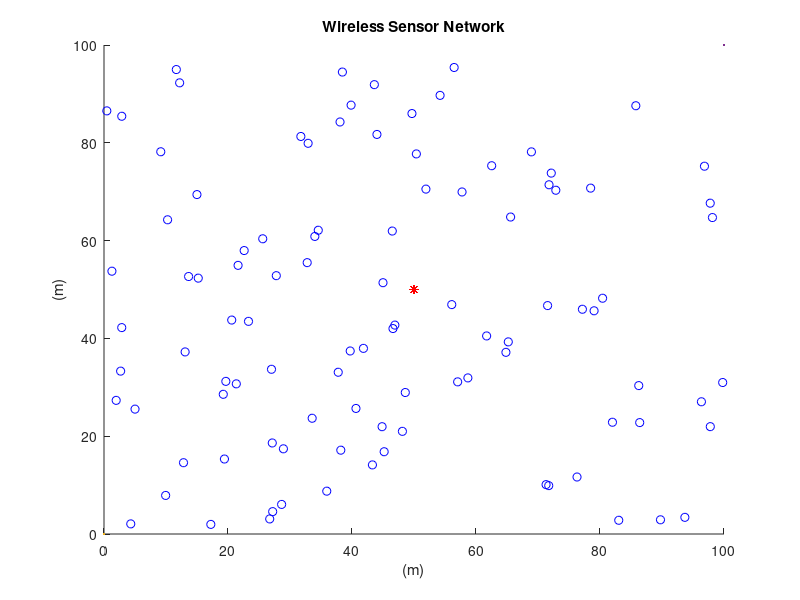
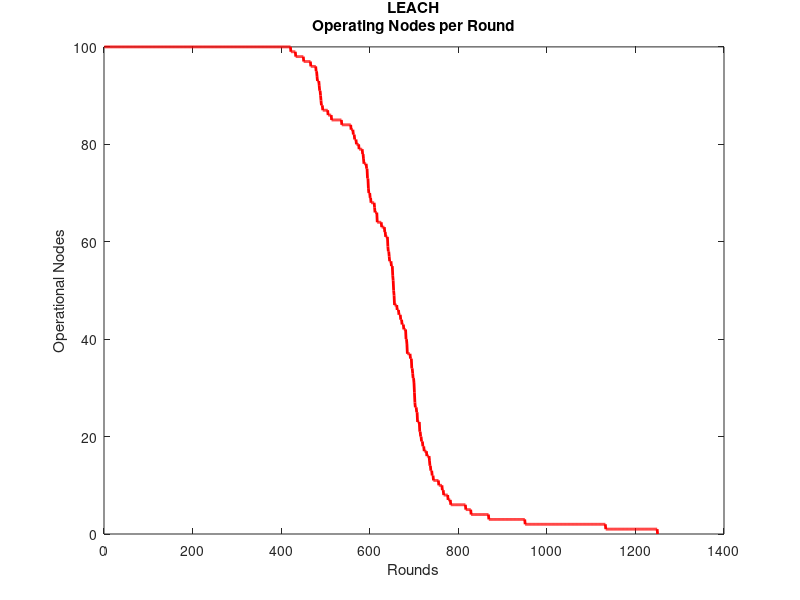
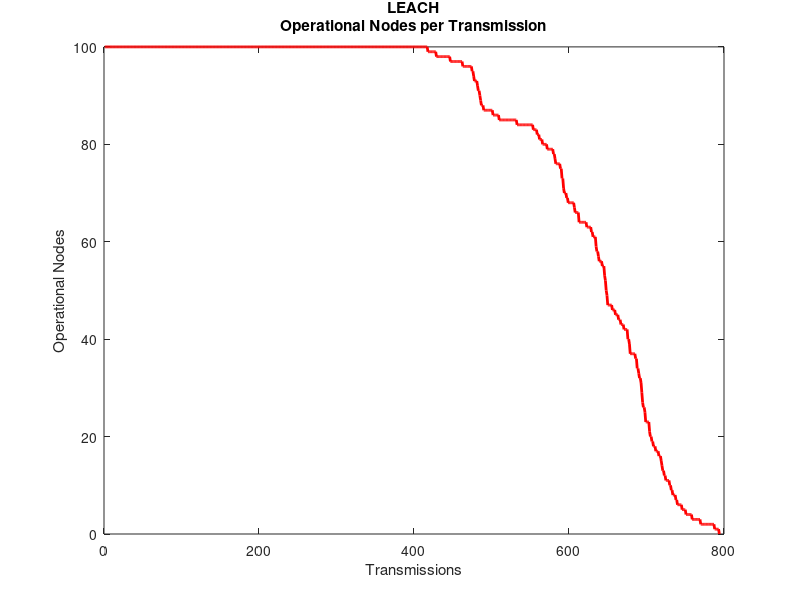
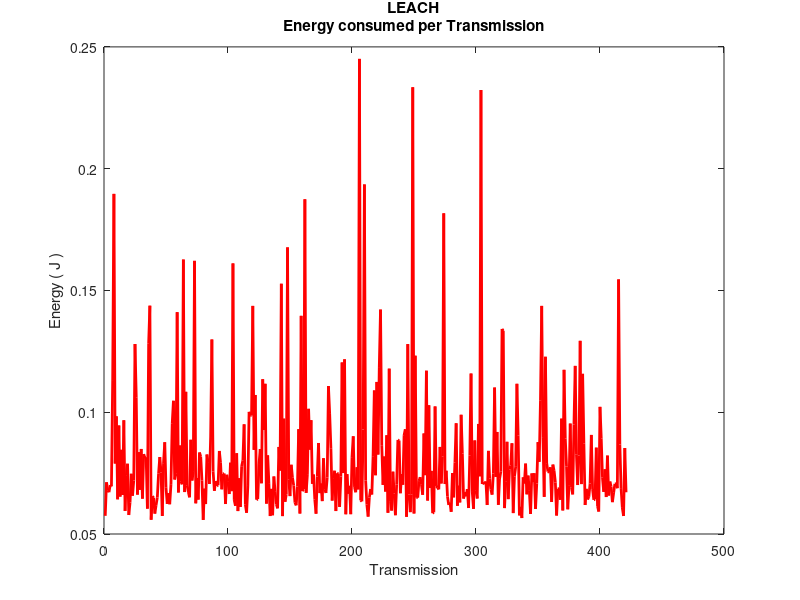

Write MATLAB code to recreate these figures, in order.
%%%%%%%%%%%%%%%%%%%%%%%%%%%%%%%%%%%%%%%%%%%%%%%%%%%%%%%%%%%%%%%%%%%%%%%%
%                          LEACH Protocol                              %
%                          Part of Thesis:                             %
%       Energy-Efficient Protocols In Wireless Sensor Networks         %
%                                                                      %
% (c) Alexandros Nikolaos Zattas                                       %
% University of Peloponnese                                            %
% Department of Informatics and Telecommunications                     %
% For any related questions or additional information                  %
% send an e-mail to:                                                   %
% alexzattas@gmail.com                                                 %
%%%%%%%%%%%%%%%%%%%%%%%%%%%%%%%%%%%%%%%%%%%%%%%%%%%%%%%%%%%%%%%%%%%%%%%%


close all;
clear;
clc;

%%%%%%%%%%%%%%%%%%%% Network Establishment Parameters %%%%%%%%%%%%%%%%%%%%

%%% Area of Operation %%%

% Field Dimensions in meters %
xm=100;
ym=100;
x=0; % added for better display results of the plot
y=0; % added for better display results of the plot

% Number of Nodes in the field %
n=100;

% Number of Dead Nodes in the beggining %
dead_nodes=0;

% Coordinates of the Sink (location is predetermined in this simulation) %
sinkx=50;
sinky=50;

%%% Energy Values %%%
% Initial Energy of a Node (in Joules) % 
Eo=0.5; % units in Joules

% Energy required to run circuity (both for transmitter and receiver) %
Eelec=50*10^(-9); % units in Joules/bit
ETx=50*10^(-9); % units in Joules/bit
ERx=50*10^(-9); % units in Joules/bit

% Transmit Amplifier Types %
Eamp=100*10^(-12); % units in Joules/bit/m^2 (amount of energy spent by the amplifier to transmit the bits)

% Data Aggregation Energy %
EDA=5*10^(-9); % units in Joules/bit

% Size of data package %
k=4000; % units in bits

% Suggested percentage of cluster head %
p=0.05; % a 5 percent of the total amount of nodes used in the network is proposed to give good results

% Number of Clusters %
No=p*n; 

% Round of Operation %
rnd=0;

% Current Number of operating Nodes %
operating_nodes=n;
transmissions=0;
temp_val=0;
flag1stdead=0;
%%%%%%%%%%%%%%%%%%%%%%%%%%% End of Parameters %%%%%%%%%%%%%%%%%%%%%%%%%%%%



            %%% Creation of the Wireless Sensor Network %%%

% Plotting the WSN %
for i=1:n
    
    SN(i).id=i;	% sensor's ID number
    SN(i).x=rand(1,1)*xm;	% X-axis coordinates of sensor node
    SN(i).y=rand(1,1)*ym;	% Y-axis coordinates of sensor node
    SN(i).E=Eo;     % nodes energy levels (initially set to be equal to "Eo"
    SN(i).role=0;   % node acts as normal if the value is '0', if elected as a cluster head it  gets the value '1' (initially all nodes are normal)
    SN(i).cluster=0;	% the cluster which a node belongs to
    SN(i).cond=1;	% States the current condition of the node. when the node is operational its value is =1 and when dead =0
    SN(i).rop=0;	% number of rounds node was operational
    SN(i).rleft=0;  % rounds left for node to become available for Cluster Head election
    SN(i).dtch=0;	% nodes distance from the cluster head of the cluster in which he belongs
    SN(i).dts=0;    % nodes distance from the sink
    SN(i).tel=0;	% states how many times the node was elected as a Cluster Head
    SN(i).rn=0;     % round node got elected as cluster head
    SN(i).chid=0;   % node ID of the cluster head which the "i" normal node belongs to

    
    hold on;
    figure(1)
    plot(x,y,xm,ym,SN(i).x,SN(i).y,'ob',sinkx,sinky,'*r');
    title 'Wireless Sensor Network';
    xlabel '(m)';
    ylabel '(m)';
    
end
 


                      %%%%%% Set-Up Phase %%%%%% 
                      
             

while operating_nodes>0
        
    % Displays Current Round %     
    rnd     

	% Threshold Value %
	t=(p/(1-p*(mod(rnd,1/p))));
    
    % Re-election Value %
    tleft=mod(rnd,1/p);
 
	% Reseting Previous Amount Of Cluster Heads In the Network %
	CLheads=0;
    
    % Reseting Previous Amount Of Energy Consumed In the Network on the Previous Round %
    energy=0;
 
        
        
% Cluster Heads Election %
        for i=1:n
            SN(i).cluster=0;    % reseting cluster in which the node belongs to
            SN(i).role=0;       % reseting node role
            SN(i).chid=0;       % reseting cluster head id
            if SN(i).rleft>0
               SN(i).rleft=SN(i).rleft-1;
            end
            if (SN(i).E>0) && (SN(i).rleft==0)
                generate=rand;	
                    if generate< t
                    SN(i).role=1;	% assigns the node role of acluster head
                    SN(i).rn=rnd;	% Assigns the round that the cluster head was elected to the data table
                    SN(i).tel=SN(i).tel + 1;   
                    SN(i).rleft=1/p-tleft;    % rounds for which the node will be unable to become a CH
                    SN(i).dts=sqrt((sinkx-SN(i).x)^2 + (sinky-SN(i).y)^2); % calculates the distance between the sink and the cluster hea
                    CLheads=CLheads+1;	% sum of cluster heads that have been elected 
                    SN(i).cluster=CLheads; % cluster of which the node got elected to be cluster head
                    CL(CLheads).x=SN(i).x; % X-axis coordinates of elected cluster head
                    CL(CLheads).y=SN(i).y; % Y-axis coordinates of elected cluster head
                    CL(CLheads).id=i; % Assigns the node ID of the newly elected cluster head to an array
                    end
        
            end
        end
        
	% Fixing the size of "CL" array %
	CL=CL(1:CLheads);
  
    
    
    
% Grouping the Nodes into Clusters & caclulating the distance between node and cluster head %
     
       for i=1:n
        if  (SN(i).role==0) && (SN(i).E>0) && (CLheads>0) % if node is normal
            for m=1:CLheads
            d(m)=sqrt((CL(m).x-SN(i).x)^2 + (CL(m).y-SN(i).y)^2);
            % we calculate the distance 'd' between the sensor node that is
            % transmitting and the cluster head that is receiving with the following equation+ 
            % d=sqrt((x2-x1)^2 + (y2-y1)^2) where x2 and y2 the coordinates of
            % the cluster head and x1 and y1 the coordinates of the transmitting node
            end
        d=d(1:CLheads); % fixing the size of "d" array
        [M,I]=min(d(:)); % finds the minimum distance of node to CH
        [Row, Col] = ind2sub(size(d),I); % displays the Cluster Number in which this node belongs too
        SN(i).cluster=Col; % assigns node to the cluster
        SN(i).dtch= d(Col); % assigns the distance of node to CH
        SN(i).chid=CL(Col).id;
        end
       end
       
        
       
                           %%%%%% Steady-State Phase %%%%%%
                      
  
% Energy Dissipation for normal nodes %
    
    for i=1:n
       if (SN(i).cond==1) && (SN(i).role==0) && (CLheads>0)
       	if SN(i).E>0
            ETx= Eelec*k + Eamp * k * SN(i).dtch^2;
            SN(i).E=SN(i).E - ETx;
            energy=energy+ETx;
            
        % Dissipation for cluster head during reception
        if SN(SN(i).chid).E>0 && SN(SN(i).chid).cond==1 && SN(SN(i).chid).role==1
            ERx=(Eelec+EDA)*k;
            energy=energy+ERx;
            SN(SN(i).chid).E=SN(SN(i).chid).E - ERx;
             if SN(SN(i).chid).E<=0  % if cluster heads energy depletes with reception
                SN(SN(i).chid).cond=0;
                SN(SN(i).chid).rop=rnd;
                dead_nodes=dead_nodes +1;
                operating_nodes= operating_nodes - 1
             end
        end
        end
        
        
        if SN(i).E<=0       % if nodes energy depletes with transmission
        dead_nodes=dead_nodes +1;
        operating_nodes= operating_nodes - 1
        SN(i).cond=0;
        SN(i).chid=0;
        SN(i).rop=rnd;
        end
        
      end
    end            
    
    
    
% Energy Dissipation for cluster head nodes %
   
   for i=1:n
     if (SN(i).cond==1)  && (SN(i).role==1)
         if SN(i).E>0
            ETx= (Eelec+EDA)*k + Eamp * k * SN(i).dts^2;
            SN(i).E=SN(i).E - ETx;
            energy=energy+ETx;
         end
         if  SN(i).E<=0     % if cluster heads energy depletes with transmission
         dead_nodes=dead_nodes +1;
         operating_nodes= operating_nodes - 1
         SN(i).cond=0;
         SN(i).rop=rnd;
         end
     end
   end

   

  
    if operating_nodes<n && temp_val==0
        temp_val=1;
        flag1stdead=rnd
    end
    % Display Number of Cluster Heads of this round %
    %CLheads;
   
    
    transmissions=transmissions+1;
    if CLheads==0
    transmissions=transmissions-1;
    end
    
 
    % Next Round %
    rnd= rnd +1;
    
    tr(transmissions)=operating_nodes;
    op(rnd)=operating_nodes;
    

    if energy>0
    nrg(transmissions)=energy;
    end
    

end


sum=0;
for i=1:flag1stdead
    sum=nrg(i) + sum;
end

temp1=sum/flag1stdead;
temp2=temp1/n;

for i=1:flag1stdead
avg_node(i)=temp2;
end
    
    % Plotting Simulation Results "Operating Nodes per Round" %
    figure(2)
    plot(1:rnd,op(1:rnd),'-r','Linewidth',2);
    title ({'LEACH'; 'Operating Nodes per Round';})
    xlabel 'Rounds';
    ylabel 'Operational Nodes';
    hold on;
    
    % Plotting Simulation Results  %
    figure(3)
    plot(1:transmissions,tr(1:transmissions),'-r','Linewidth',2);
    title ({'LEACH'; 'Operational Nodes per Transmission';})
    xlabel 'Transmissions';
    ylabel 'Operational Nodes';
    hold on;
    
    % Plotting Simulation Results  %
    figure(4)
    plot(1:flag1stdead,nrg(1:flag1stdead),'-r','Linewidth',2);
    title ({'LEACH'; 'Energy consumed per Transmission';})
    xlabel 'Transmission';
    ylabel 'Energy ( J )';
    hold on;
    

    % Plotting Simulation Results  %
    figure(5)
    plot(1:flag1stdead,avg_node(1:flag1stdead),'-r','Linewidth',2);
    title ({'LEACH'; 'Average Energy consumed by a Node per Transmission';})
    xlabel 'Transmissions';
    ylabel 'Energy ( J )';
    hold on;